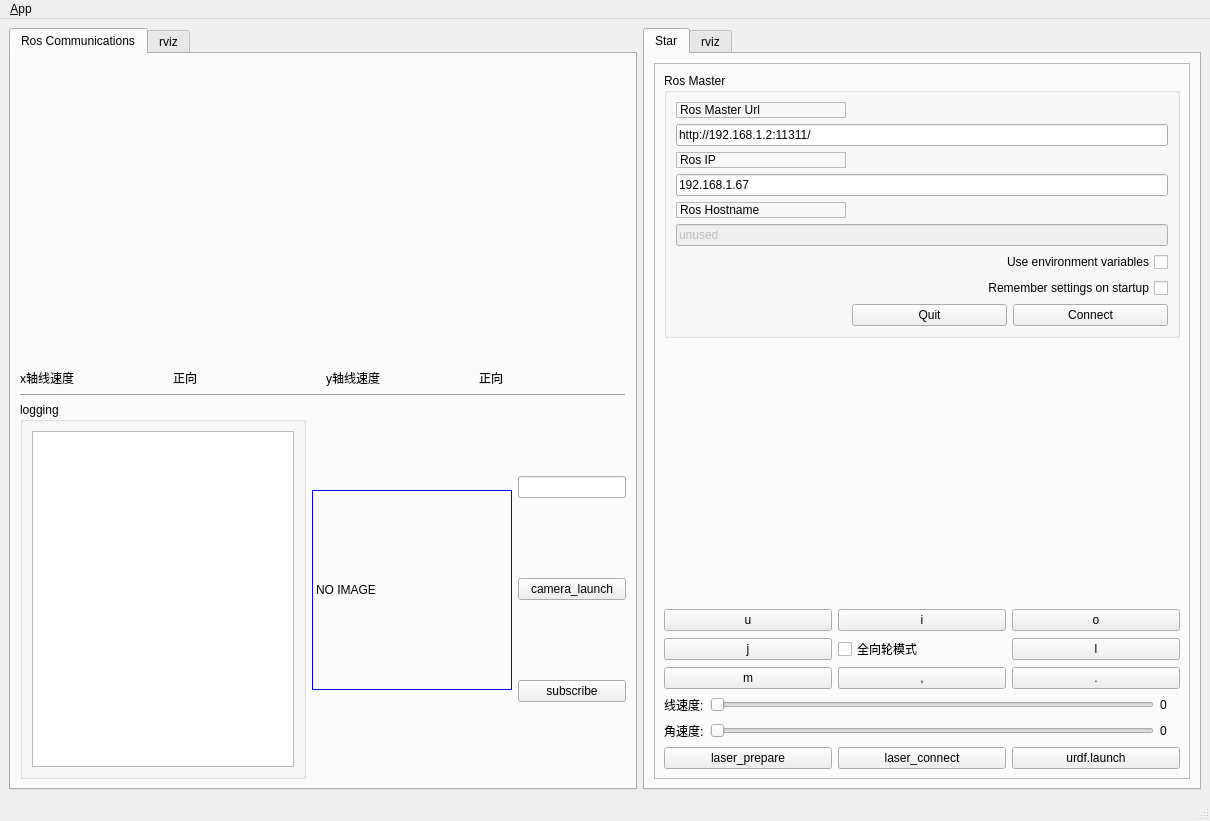
<?xml version="1.0" encoding="UTF-8"?>
<ui version="4.0">
 <class>MainWindowDesign</class>
 <widget class="QMainWindow" name="MainWindowDesign">
  <property name="geometry">
   <rect>
    <x>0</x>
    <y>0</y>
    <width>1210</width>
    <height>821</height>
   </rect>
  </property>
  <property name="windowTitle">
   <string>QRosApp</string>
  </property>
  <property name="windowIcon">
   <iconset>
    <normaloff>:/images/icon.png</normaloff>:/images/icon.png</iconset>
  </property>
  <property name="locale">
   <locale language="English" country="Australia"/>
  </property>
  <widget class="QWidget" name="centralwidget">
   <layout class="QHBoxLayout">
    <item>
     <widget class="QTabWidget" name="tab_manager">
      <property name="minimumSize">
       <size>
        <width>100</width>
        <height>0</height>
       </size>
      </property>
      <property name="locale">
       <locale language="English" country="Australia"/>
      </property>
      <property name="currentIndex">
       <number>0</number>
      </property>
      <widget class="QWidget" name="tab_status">
       <attribute name="title">
        <string>Ros Communications</string>
       </attribute>
       <layout class="QVBoxLayout" name="verticalLayout_4">
        <item>
         <layout class="QGridLayout" name="gridLayout_2">
          <item row="0" column="0" colspan="2">
           <widget class="QLabel" name="widget_speed_x">
            <property name="minimumSize">
             <size>
              <width>300</width>
              <height>300</height>
             </size>
            </property>
            <property name="text">
             <string/>
            </property>
           </widget>
          </item>
          <item row="0" column="2" colspan="2">
           <widget class="QLabel" name="widget_speed_y">
            <property name="minimumSize">
             <size>
              <width>300</width>
              <height>300</height>
             </size>
            </property>
            <property name="text">
             <string/>
            </property>
           </widget>
          </item>
          <item row="1" column="0">
           <widget class="QLabel" name="label_4">
            <property name="text">
             <string>x轴线速度</string>
            </property>
           </widget>
          </item>
          <item row="1" column="1">
           <widget class="QLabel" name="label_7">
            <property name="text">
             <string>正向</string>
            </property>
           </widget>
          </item>
          <item row="1" column="2">
           <widget class="QLabel" name="label_5">
            <property name="text">
             <string>y轴线速度</string>
            </property>
           </widget>
          </item>
          <item row="1" column="3">
           <widget class="QLabel" name="label_6">
            <property name="text">
             <string>正向</string>
            </property>
           </widget>
          </item>
         </layout>
        </item>
        <item>
         <widget class="QFrame" name="frame_2">
          <property name="frameShape">
           <enum>QFrame::HLine</enum>
          </property>
          <property name="frameShadow">
           <enum>QFrame::Raised</enum>
          </property>
         </widget>
        </item>
        <item>
         <layout class="QHBoxLayout" name="horizontalLayout_3">
          <item>
           <widget class="QGroupBox" name="groupBox_12">
            <property name="sizePolicy">
             <sizepolicy hsizetype="MinimumExpanding" vsizetype="Preferred">
              <horstretch>0</horstretch>
              <verstretch>0</verstretch>
             </sizepolicy>
            </property>
            <property name="title">
             <string>logging</string>
            </property>
            <layout class="QHBoxLayout" name="horizontalLayout">
             <item>
              <widget class="QListView" name="view_logging"/>
             </item>
            </layout>
           </widget>
          </item>
          <item>
           <layout class="QHBoxLayout" name="horizontalLayout_2">
            <item>
             <widget class="QLabel" name="label_image">
              <property name="minimumSize">
               <size>
                <width>200</width>
                <height>200</height>
               </size>
              </property>
              <property name="maximumSize">
               <size>
                <width>200</width>
                <height>200</height>
               </size>
              </property>
              <property name="sizeIncrement">
               <size>
                <width>200</width>
                <height>200</height>
               </size>
              </property>
              <property name="baseSize">
               <size>
                <width>200</width>
                <height>200</height>
               </size>
              </property>
              <property name="styleSheet">
               <string notr="true">border:1px solid blue</string>
              </property>
              <property name="text">
               <string>NO IMAGE</string>
              </property>
             </widget>
            </item>
            <item>
             <layout class="QVBoxLayout" name="verticalLayout_2">
              <item>
               <widget class="QLineEdit" name="lineEdit_image"/>
              </item>
              <item>
               <widget class="QPushButton" name="camera_launch_btn">
                <property name="text">
                 <string>camera_launch</string>
                </property>
               </widget>
              </item>
              <item>
               <widget class="QPushButton" name="pushButton_image">
                <property name="text">
                 <string>subscribe</string>
                </property>
               </widget>
              </item>
             </layout>
            </item>
           </layout>
          </item>
         </layout>
        </item>
       </layout>
      </widget>
      <widget class="QWidget" name="tab_3">
       <attribute name="title">
        <string>rviz</string>
       </attribute>
       <layout class="QVBoxLayout" name="verticalLayout_10">
        <item>
         <layout class="QVBoxLayout" name="verticalLayout_9">
          <item>
           <layout class="QVBoxLayout" name="layout_rviz"/>
          </item>
         </layout>
        </item>
       </layout>
      </widget>
     </widget>
    </item>
    <item>
     <widget class="QTabWidget" name="tabWidget">
      <property name="currentIndex">
       <number>0</number>
      </property>
      <widget class="QWidget" name="tab">
       <attribute name="title">
        <string>Star</string>
       </attribute>
       <layout class="QVBoxLayout" name="verticalLayout_7">
        <item>
         <widget class="QFrame" name="frame">
          <property name="sizePolicy">
           <sizepolicy hsizetype="Minimum" vsizetype="Preferred">
            <horstretch>0</horstretch>
            <verstretch>0</verstretch>
           </sizepolicy>
          </property>
          <property name="frameShape">
           <enum>QFrame::StyledPanel</enum>
          </property>
          <property name="frameShadow">
           <enum>QFrame::Raised</enum>
          </property>
          <layout class="QVBoxLayout" name="verticalLayout_8">
           <item>
            <layout class="QVBoxLayout" name="verticalLayout_6">
             <item>
              <widget class="QGroupBox" name="groupBox">
               <property name="title">
                <string>Ros Master</string>
               </property>
               <layout class="QGridLayout" name="gridLayout">
                <item row="6" column="1" colspan="3">
                 <widget class="QCheckBox" name="checkbox_use_environment">
                  <property name="layoutDirection">
                   <enum>Qt::RightToLeft</enum>
                  </property>
                  <property name="text">
                   <string>Use environment variables</string>
                  </property>
                 </widget>
                </item>
                <item row="2" column="1">
                 <widget class="QLabel" name="label_2">
                  <property name="frameShape">
                   <enum>QFrame::StyledPanel</enum>
                  </property>
                  <property name="frameShadow">
                   <enum>QFrame::Raised</enum>
                  </property>
                  <property name="text">
                   <string>Ros IP</string>
                  </property>
                 </widget>
                </item>
                <item row="0" column="1">
                 <widget class="QLabel" name="label">
                  <property name="frameShape">
                   <enum>QFrame::StyledPanel</enum>
                  </property>
                  <property name="frameShadow">
                   <enum>QFrame::Raised</enum>
                  </property>
                  <property name="text">
                   <string>Ros Master Url</string>
                  </property>
                 </widget>
                </item>
                <item row="7" column="1" colspan="3">
                 <widget class="QCheckBox" name="checkbox_remember_settings">
                  <property name="layoutDirection">
                   <enum>Qt::RightToLeft</enum>
                  </property>
                  <property name="text">
                   <string>Remember settings on startup</string>
                  </property>
                 </widget>
                </item>
                <item row="8" column="1">
                 <spacer name="horizontalSpacer">
                  <property name="orientation">
                   <enum>Qt::Horizontal</enum>
                  </property>
                  <property name="sizeHint" stdset="0">
                   <size>
                    <width>170</width>
                    <height>21</height>
                   </size>
                  </property>
                 </spacer>
                </item>
                <item row="5" column="1" colspan="3">
                 <widget class="QLineEdit" name="line_edit_topic">
                  <property name="enabled">
                   <bool>false</bool>
                  </property>
                  <property name="text">
                   <string>unused</string>
                  </property>
                 </widget>
                </item>
                <item row="4" column="1">
                 <widget class="QLabel" name="label_3">
                  <property name="frameShape">
                   <enum>QFrame::StyledPanel</enum>
                  </property>
                  <property name="frameShadow">
                   <enum>QFrame::Raised</enum>
                  </property>
                  <property name="text">
                   <string>Ros Hostname</string>
                  </property>
                 </widget>
                </item>
                <item row="1" column="1" colspan="3">
                 <widget class="QLineEdit" name="line_edit_master">
                  <property name="text">
                   <string>http://192.168.1.2:11311/</string>
                  </property>
                 </widget>
                </item>
                <item row="3" column="1" colspan="3">
                 <widget class="QLineEdit" name="line_edit_host">
                  <property name="text">
                   <string>192.168.1.67</string>
                  </property>
                 </widget>
                </item>
                <item row="8" column="3">
                 <widget class="QPushButton" name="button_connect">
                  <property name="enabled">
                   <bool>true</bool>
                  </property>
                  <property name="sizePolicy">
                   <sizepolicy hsizetype="MinimumExpanding" vsizetype="Fixed">
                    <horstretch>0</horstretch>
                    <verstretch>0</verstretch>
                   </sizepolicy>
                  </property>
                  <property name="toolTip">
                   <string>Set the target to the current joint trajectory state.</string>
                  </property>
                  <property name="statusTip">
                   <string>Clear all waypoints and set the target to the current joint trajectory state.</string>
                  </property>
                  <property name="text">
                   <string>Connect</string>
                  </property>
                 </widget>
                </item>
                <item row="8" column="2">
                 <widget class="QPushButton" name="quit_button">
                  <property name="sizePolicy">
                   <sizepolicy hsizetype="MinimumExpanding" vsizetype="Fixed">
                    <horstretch>0</horstretch>
                    <verstretch>0</verstretch>
                   </sizepolicy>
                  </property>
                  <property name="text">
                   <string>Quit</string>
                  </property>
                 </widget>
                </item>
               </layout>
              </widget>
             </item>
             <item>
              <spacer name="verticalSpacer">
               <property name="orientation">
                <enum>Qt::Vertical</enum>
               </property>
               <property name="sizeHint" stdset="0">
                <size>
                 <width>20</width>
                 <height>40</height>
                </size>
               </property>
              </spacer>
             </item>
             <item>
              <layout class="QVBoxLayout" name="verticalLayout_3">
               <item>
                <layout class="QHBoxLayout" name="horizontalLayout_6">
                 <item>
                  <widget class="QPushButton" name="pushButton_u">
                   <property name="text">
                    <string>u</string>
                   </property>
                   <property name="shortcut">
                    <string>U</string>
                   </property>
                  </widget>
                 </item>
                 <item>
                  <widget class="QPushButton" name="pushButton_i">
                   <property name="text">
                    <string>i</string>
                   </property>
                   <property name="shortcut">
                    <string>I</string>
                   </property>
                  </widget>
                 </item>
                 <item>
                  <widget class="QPushButton" name="pushButton_o">
                   <property name="text">
                    <string>o</string>
                   </property>
                   <property name="shortcut">
                    <string>O</string>
                   </property>
                  </widget>
                 </item>
                </layout>
               </item>
               <item>
                <layout class="QHBoxLayout" name="horizontalLayout_8">
                 <item>
                  <widget class="QPushButton" name="pushButton_j">
                   <property name="text">
                    <string>j</string>
                   </property>
                   <property name="shortcut">
                    <string>J</string>
                   </property>
                  </widget>
                 </item>
                 <item>
                  <widget class="QCheckBox" name="checkBox">
                   <property name="text">
                    <string>全向轮模式</string>
                   </property>
                   <property name="shortcut">
                    <string>K</string>
                   </property>
                  </widget>
                 </item>
                 <item>
                  <widget class="QPushButton" name="pushButton_l">
                   <property name="text">
                    <string>l</string>
                   </property>
                   <property name="shortcut">
                    <string>L</string>
                   </property>
                  </widget>
                 </item>
                </layout>
               </item>
               <item>
                <layout class="QHBoxLayout" name="horizontalLayout_7">
                 <item>
                  <widget class="QPushButton" name="pushButton_m">
                   <property name="text">
                    <string>m</string>
                   </property>
                   <property name="shortcut">
                    <string>M</string>
                   </property>
                  </widget>
                 </item>
                 <item>
                  <widget class="QPushButton" name="pushButton_b">
                   <property name="text">
                    <string>,</string>
                   </property>
                   <property name="shortcut">
                    <string>,</string>
                   </property>
                  </widget>
                 </item>
                 <item>
                  <widget class="QPushButton" name="pushButton_n">
                   <property name="text">
                    <string>.</string>
                   </property>
                   <property name="shortcut">
                    <string>.</string>
                   </property>
                  </widget>
                 </item>
                </layout>
               </item>
              </layout>
             </item>
             <item>
              <layout class="QVBoxLayout" name="verticalLayout_5">
               <item>
                <layout class="QHBoxLayout" name="horizontalLayout_9">
                 <item>
                  <widget class="QLabel" name="label_8">
                   <property name="text">
                    <string>线速度:</string>
                   </property>
                  </widget>
                 </item>
                 <item>
                  <widget class="QSlider" name="horizontalSlider_linera">
                   <property name="maximum">
                    <number>100</number>
                   </property>
                   <property name="orientation">
                    <enum>Qt::Horizontal</enum>
                   </property>
                  </widget>
                 </item>
                 <item>
                  <widget class="QLabel" name="label_linera">
                   <property name="minimumSize">
                    <size>
                     <width>20</width>
                     <height>20</height>
                    </size>
                   </property>
                   <property name="text">
                    <string>0</string>
                   </property>
                  </widget>
                 </item>
                </layout>
               </item>
               <item>
                <layout class="QHBoxLayout" name="horizontalLayout_10">
                 <item>
                  <widget class="QLabel" name="label_9">
                   <property name="text">
                    <string>角速度:</string>
                   </property>
                  </widget>
                 </item>
                 <item>
                  <widget class="QSlider" name="horizontalSlider_raw">
                   <property name="maximum">
                    <number>100</number>
                   </property>
                   <property name="orientation">
                    <enum>Qt::Horizontal</enum>
                   </property>
                  </widget>
                 </item>
                 <item>
                  <widget class="QLabel" name="label_raw">
                   <property name="minimumSize">
                    <size>
                     <width>20</width>
                     <height>20</height>
                    </size>
                   </property>
                   <property name="text">
                    <string>0</string>
                   </property>
                  </widget>
                 </item>
                </layout>
               </item>
              </layout>
             </item>
             <item>
              <layout class="QHBoxLayout" name="horizontalLayout_5">
               <item>
                <widget class="QPushButton" name="btn_laser">
                 <property name="text">
                  <string>laser_prepare</string>
                 </property>
                </widget>
               </item>
               <item>
                <widget class="QPushButton" name="btn_laser_1">
                 <property name="text">
                  <string>laser_connect</string>
                 </property>
                </widget>
               </item>
               <item>
                <widget class="QPushButton" name="urdf">
                 <property name="text">
                  <string>urdf.launch</string>
                 </property>
                </widget>
               </item>
              </layout>
             </item>
            </layout>
           </item>
          </layout>
         </widget>
        </item>
       </layout>
      </widget>
      <widget class="QWidget" name="tab_2">
       <attribute name="title">
        <string>rviz</string>
       </attribute>
       <layout class="QVBoxLayout" name="verticalLayout">
        <item>
         <widget class="QTreeWidget" name="treeWidget">
          <column>
           <property name="text">
            <string notr="true">1</string>
           </property>
          </column>
         </widget>
        </item>
       </layout>
      </widget>
     </widget>
    </item>
   </layout>
  </widget>
  <widget class="QMenuBar" name="menubar">
   <property name="geometry">
    <rect>
     <x>0</x>
     <y>0</y>
     <width>1210</width>
     <height>28</height>
    </rect>
   </property>
   <widget class="QMenu" name="menu_File">
    <property name="title">
     <string>&amp;App</string>
    </property>
    <addaction name="action_Preferences"/>
    <addaction name="separator"/>
    <addaction name="actionAbout"/>
    <addaction name="actionAbout_Qt"/>
    <addaction name="separator"/>
    <addaction name="action_Quit"/>
   </widget>
   <addaction name="menu_File"/>
  </widget>
  <widget class="QStatusBar" name="statusbar"/>
  <action name="action_Quit">
   <property name="text">
    <string>&amp;Quit</string>
   </property>
   <property name="shortcut">
    <string>Ctrl+Q</string>
   </property>
   <property name="shortcutContext">
    <enum>Qt::ApplicationShortcut</enum>
   </property>
  </action>
  <action name="action_Preferences">
   <property name="text">
    <string>&amp;Preferences</string>
   </property>
  </action>
  <action name="actionAbout">
   <property name="text">
    <string>&amp;About</string>
   </property>
  </action>
  <action name="actionAbout_Qt">
   <property name="text">
    <string>About &amp;Qt</string>
   </property>
  </action>
 </widget>
 <resources/>
 <connections>
  <connection>
   <sender>action_Quit</sender>
   <signal>triggered()</signal>
   <receiver>MainWindowDesign</receiver>
   <slot>close()</slot>
   <hints>
    <hint type="sourcelabel">
     <x>-1</x>
     <y>-1</y>
    </hint>
    <hint type="destinationlabel">
     <x>399</x>
     <y>299</y>
    </hint>
   </hints>
  </connection>
 </connections>
</ui>
